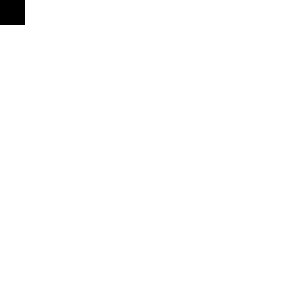
Frame 1 (no input)
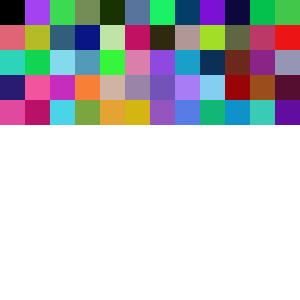
Frame 60 (the mouse pressed at the canvas centre just before this capture)
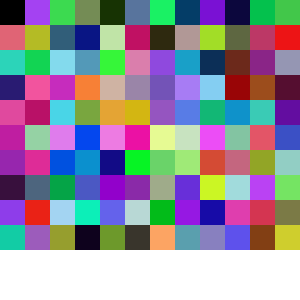
Frame 120 (the mouse held since frame 60 and released just before this capture)

The Processing sketch that drew these frames (run headless with seeded random() and noise(); from frame 60 on, the mouse is pressed at the canvas centre):

// Processing sketch: chapter_6_9
// ── chapter_6_9.pde
int w = 25;

int x = 0;
int y = 0;

float r = 0;
float g = 0;
float b = 0;


void setup(){
	size(300, 300);
	background(255);
	noStroke();
	frameRate(100);
}

void draw(){
		fill(r, g, b);
		rect(x, y, w, w);

		r = random(0,255);
		g = random(0,255);
		b = random(0,255);

		x+=w;

		if (x >= width){
			x = 0;
			y += w;
		} else if (y>= height) {
			y = y;
			x = x;
			println("done.");
		}
}
